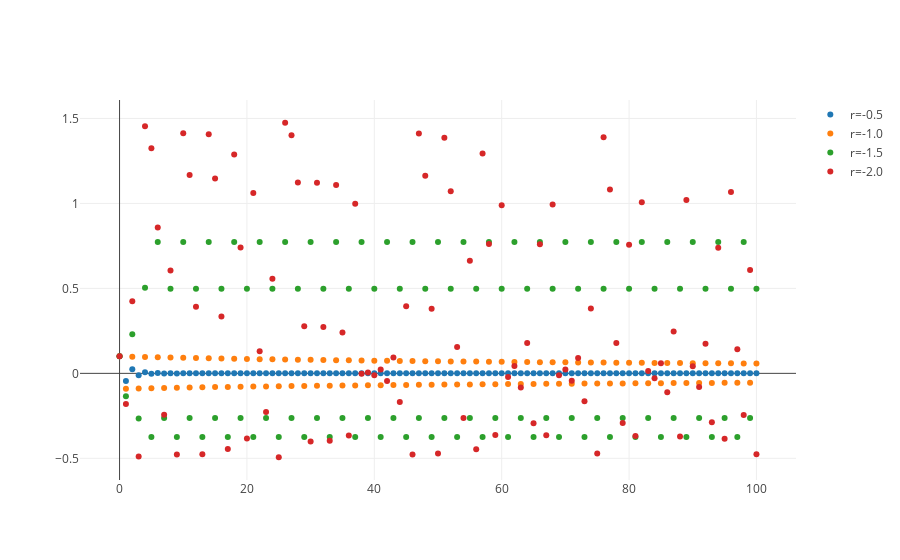

This figure's notebook cell:
### Markdown cell above
### Parameter domain

> Why should we restrict $r\in[0,4]$ and $x\in[0,1]$?

Historical the logistic map originated from an attemot to model population dynamics in which case one has to assume an absorbing state for $x_n=0$ as there cannot be negative populations.

However, nowadays the logistic map is studied as a standalone model and we cannot justify neglecting specific parameter ranges. Thus there should be another motivation behind this question.

### Code cell
x1 = logistic_map(0.1, -0.5, 100)
x2 = logistic_map(0.1, -1.0, 100)
x3 = logistic_map(0.1, -1.5, 100)
x4 = logistic_map(0.1, -2.0, 100)

figure = go.Figure(data=[
    go.Scatter(x=np.arange(len(x1)), y=x1, mode='markers', name='r=-0.5'),
    go.Scatter(x=np.arange(len(x2)), y=x2, mode='markers', name='r=-1.0'),
    go.Scatter(x=np.arange(len(x3)), y=x3, mode='markers', name='r=-1.5'),
    go.Scatter(x=np.arange(len(x4)), y=x4, mode='markers', name='r=-2.0')
], layout=go.Layout(showlegend=True))

py.iplot(figure)
